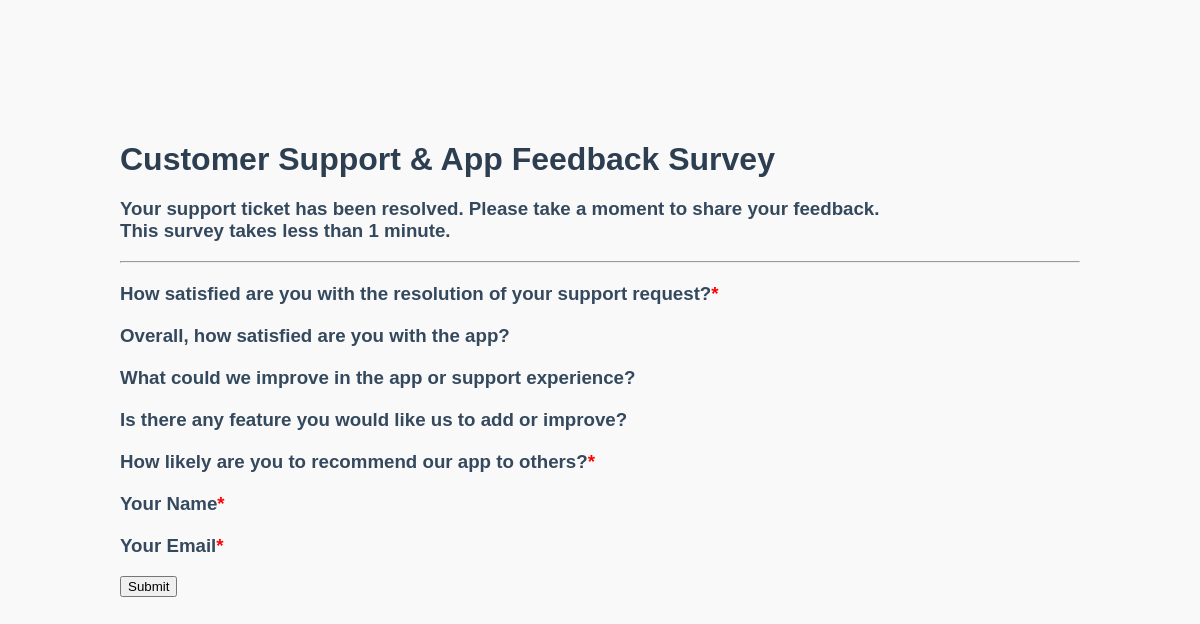
/, run on an earlier commit of the app's database.
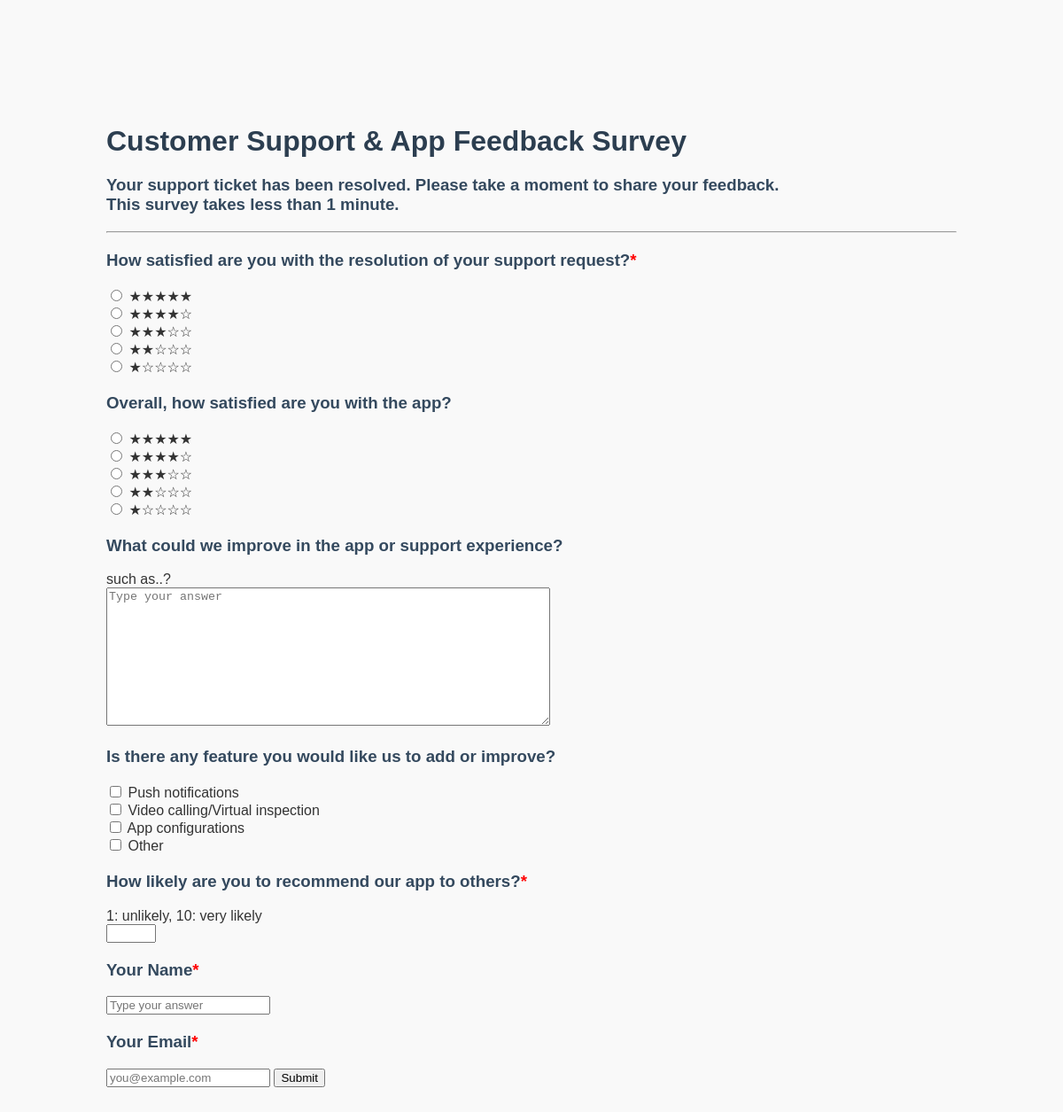
And on a later commit of the database.
### app/models.py (models this page shows, shortened)
class Question(models.Model): #uses Django ORM to create a database table. each variable is a column
    text = models.CharField(max_length=255)
    help_text = models.CharField(blank=True)
    TYPE_CHOICES = [
        ('EMAIL', 'Email'),
        ('NAME', 'Name'),
        ('TEXT', 'Short Text'),
        ('LTEXT', 'Long Text'),
        ('R1-5', '1-5 Rating'),
        ('R1-10', '1-10 Rating'),
        ('MSELECT', 'Multi-select'),
    ]
    type = models.CharField(max_length=15, choices=TYPE_CHOICES)
    version = models.SmallIntegerField()
    is_active = models.BooleanField(db_default=True)
    is_required = models.BooleanField()
    display_order = models.SmallIntegerField(blank=True)

class Option(models.Model):
    question = models.ForeignKey( #links Option to Question so calls such as Option.question.id can be made
        Question, on_delete=models.PROTECT, related_name='options'
        )
    label = models.CharField(max_length=100)
    display_order = models.SmallIntegerField(blank=True)
    is_active = models.BooleanField(db_default=True)

### app/views.py (the view, shortened to what this page needs)
# urls.py: path('', views.main, name='main'),
def main(request):
    questions = Question.objects.filter(is_active=True).order_by('display_order')
    template = loader.get_template('main.html')
    errors = {}
    submitted_data = {}
    context = {
                'questions': questions,
                'errors': errors,
                'submitted_data': submitted_data
            }
    return HttpResponse(template.render(context, request))

### app/templatetags/custom_tags.py (called while the page is built)
@register.inclusion_tag('widgets/email_input.html') #sends results to email_input.html
def email_input(q, submitted_data, placeholder='you@example.com'):
    return { #dictionary containing Question object, preset value and placeholder
        'q':q,
        'value': submitted_data.get(f'question_{q.id}', ''),#value = submitted data for that question if applicable, else ''
        'placeholder': placeholder,
    }

@register.inclusion_tag('widgets/short_text.html')
def short_text(q, submitted_data, placeholder='Type your answer'):
    return {
        'q': q,
        'value': submitted_data.get(f'question_{q.id}', ''),
        'placeholder': placeholder
    }

@register.inclusion_tag('widgets/long_text.html')
def long_text(q, submitted_data, rows=10, cols=60, placeholder='Type your answer'):
    return {
        'q': q,
        'value': submitted_data.get(f'question_{q.id}', ''),
        'rows':rows,
        'cols':cols,
        'placeholder':placeholder,
    }

@register.inclusion_tag('widgets/rating_1_5.html')
def rating_1_5(q, submitted_data):
    return {
        'q':q,
        'checked': submitted_data.get(f'question_{q.id}', ''),
    }

@register.inclusion_tag('widgets/rating_1_10.html')
def rating_1_10(q, submitted_data):
    return {
        'q':q,
        'value': submitted_data.get(f'question.{q.id}', ''),
    }

@register.inclusion_tag('widgets/multi_select.html')
def multi_select(q, submitted_data):
    print(submitted_data.get(f'other_detail_{q.id}', '')=='')
    return {
        'q': q,
        'options': q.options.filter(is_active=True).order_by("display_order"),
        'checked': submitted_data.get(f'question.{q.id}', ''),
        'other_detail': submitted_data.get(f'other_detail_{q.id}', ''),
    }

@register.filter
def get_item(dictionary, key):
    return dictionary.get(key)

### app/templates/main.html (shortened to what this page needs)
{% extends "master.html" %}
{% load custom_tags %}
{% block content %}
    <h1>Customer Support & App Feedback Survey</h1>
    <h3>Your support ticket has been resolved. Please take a moment to share your feedback.
        <br>This survey takes less than 1 minute.</h3>
    <hr>
    <form method="post">
        {% for q in questions %}
            <h3>{{ q.text }}{% if q.is_required %}<span class="required">*</span>{% endif %}</h3>
            {% if q.type == 'EMAIL' %}
                {% email_input q submitted_data %}
            {% elif q.type == 'TEXT' %}
                {% short_text q submitted_data %}
            {% elif q.type == 'NAME' %}
                {% short_text q submitted_data %}
            {% elif q.type == 'LTEXT' %}
                {% long_text q submitted_data %}
            {% elif q.type == 'R1-5' %}
                {% rating_1_5 q submitted_data %}
            {% elif q.type == 'R1-10' %}
                {% rating_1_10 q submitted_data %}
            {% elif q.type == 'MSELECT' %}
                {% multi_select q submitted_data %}
            {% endif %}
        {% empty %}
            <h3>No questions</h3>
        {% endfor %}
        <button type="submit">Submit</button>
    </form>
{% endblock %}

### app/templates/master.html (shortened to what this page needs)
{% load static %}
<!DOCTYPE html>
<html>
<head>
    <link rel="stylesheet" href="{% static 'main.css' %}">
</head>
<body>
    {% block content %}{% endblock %}
</body>
</html>

### app/templates/widgets/rating_1_5.html (shortened to what this page needs)
<input type="radio" id="r5" name="question_{{ q.id }}" value="5"{% if q.is_required %} required{% endif %}{% if checked == '5' %} checked{% endif %}>
<label for="r5">★★★★★</label><br>
<input type="radio" id="r4" name="question_{{ q.id }}" value="4"{% if q.is_required %} required{% endif %}{% if checked == '4' %} checked{% endif %}>
<label for="r4">★★★★☆</label><br>
<input type="radio" id="r3" name="question_{{ q.id }}" value="3"{% if q.is_required %} required{% endif %}{% if checked == '3' %} checked{% endif %}>
<label for="r3">★★★☆☆</label><br>
<input type="radio" id="r2" name="question_{{ q.id }}" value="2"{% if q.is_required %} required{% endif %}{% if checked == '2' %} checked{% endif %}>
<label for="r2">★★☆☆☆</label><br>
<input type="radio" id="r1" name="question_{{ q.id }}" value="1"{% if q.is_required %} required{% endif %}{% if checked == '1' %} checked{% endif %}>
<label for="r1">★☆☆☆☆</label>

### app/templates/widgets/long_text.html
{% if q.help_text %}
    <label for="question_{{ q.id }}">{{ q.help_text }}</label><br>
{% endif %}
<textarea
    id="question_{{ q.id }}"
    name="question_{{ q.id }}"
    value="{{ value }}"
    placeholder="{{ placeholder }}"
    rows="{{ rows }}"
    cols="{{ cols }}"
    {% if q.is_required %}required{% endif %}>
</textarea>

### app/templates/widgets/multi_select.html (shortened to what this page needs)
{% for o in options %}
    <input type="checkbox"
        id="opt-{{ q.id }}-{{ o.id }}"
        name="question_{{ q.id }}"
        value="{{ o.label }}"
        {% if o.label in checked %}checked{% endif %}>
    <label for="opt-{{ q.id }}-{{ o.id }}"> {{ o.label }}</label><br>
{% endfor %}

### app/templates/widgets/rating_1_10.html
{% if q.help_text %}
    <label for="question_{{ q.id }}">{{ q.help_text }}</label><br>
{% endif %}
<input type="number"
    id="question_{{ q.id }}"
    name="question_{{ q.id }}"
    min="1"
    max="10"
    value="{{ value }}"
    step="1"
    {% if q.is_required %}required{% endif %}>

### app/templates/widgets/short_text.html (shortened to what this page needs)
<input type="text"
    id="question_{{ q.id }}"
    name="question_{{ q.id }}"
    value="{{ value }}"
    placeholder="{{ placeholder }}"
    {% if q.is_required %}required{% endif %}>

### app/templates/widgets/email_input.html (shortened to what this page needs)
<input type="email"
    id="question_{{ q.id }}"
    name="question_{{ q.id }}"
    value="{{ value }}"
    placeholder="{{ placeholder }}"
    {% if q.is_required %}required{% endif %}>

### app/static/main.css (style rules this page uses)
body { margin: 0; font-family: Arial, Helvetica, sans-serif; background-color: #f9f9f9; color: #333; }
body { padding: 120px; }
h1 { color: #2c3e50; font-size: 2em; margin-bottom: 10px; }
h3 { color: #34495e; margin-top: 20px; }
.required { color: red }

What changed in the data, as far as the page shows it:
changed Question "How satisfied are you with the resolution of your support request?": is_required (not shown) → "☐ ★★★★★"; type "rating_1-5" → "R1-5" (drawn); is_required (not shown) → "☐ ★★★★☆"; is_required (not shown) → "☐ ★★★☆☆"; is_required (not shown) → "☐ ★★☆☆☆"; is_required (not shown) → "☐ ★☆☆☆☆"
changed Question "Overall, how satisfied are you with the app?": is_required (not shown) → "☐"; type "rating_1-5" → "R1-5" (drawn)
changed Question "What could we improve in the app or support experience?": type "long_text" → "LTEXT" (drawn); help_text (not shown) → "such as..?"; question_3 (not shown) → "Type your answer"
changed Question "Is there any feature you would like us to add or improve?": gains Option (label "Push notifications"); gains Option (label "Video calling/Virtual inspection"); gains Option (label "App configurations"); gains Option (label "Other")
changed Question "How likely are you to recommend our app to others?": type "rating_1-10" → "R1-10" (drawn); help_text (not shown) → "1: unlikely, 10: very likely"
changed Question "Your Name": question_6 (not shown) → "Type your answer"
changed Question "Your Email": question_7 (not shown) → "you@example.com"
